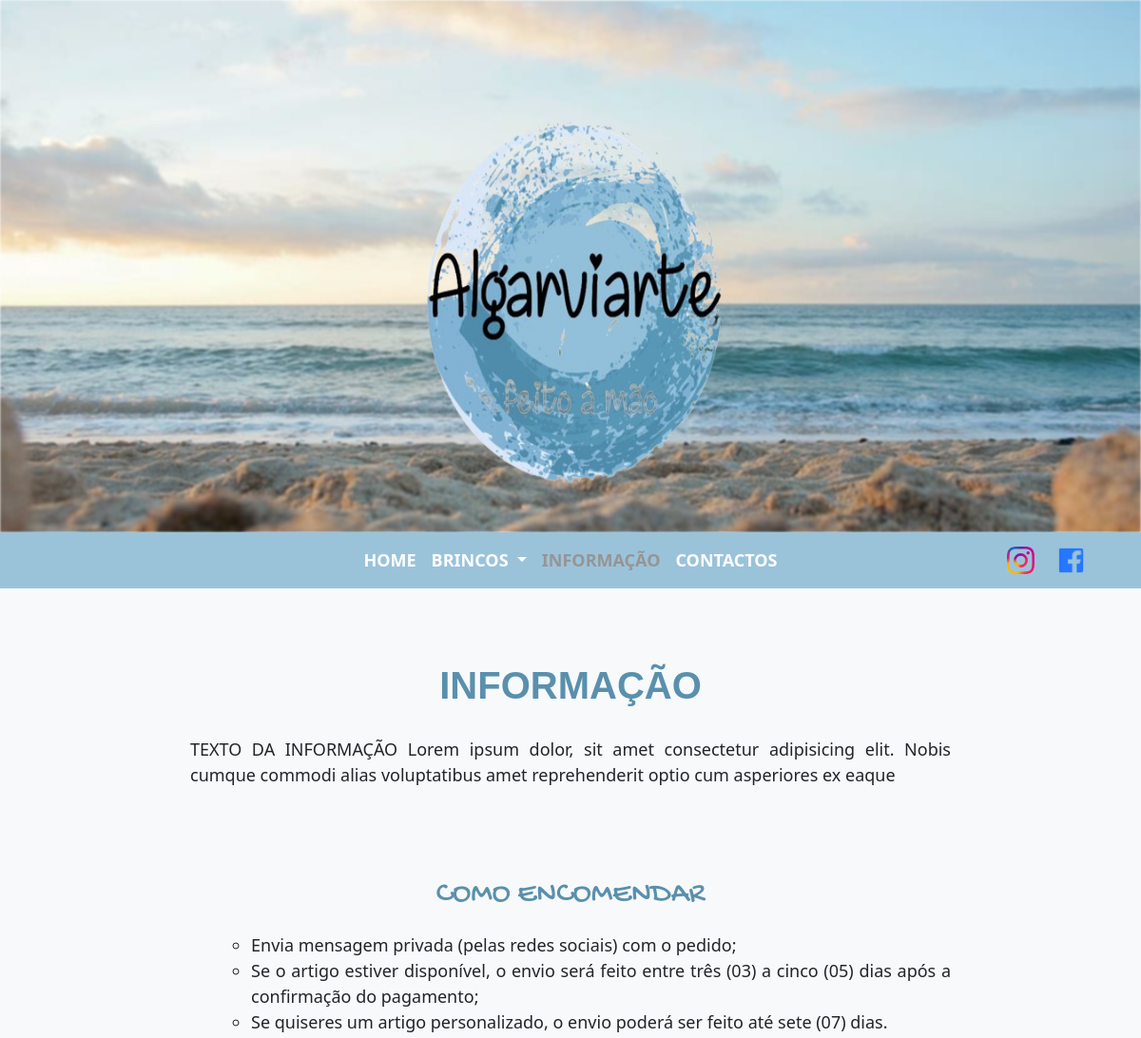
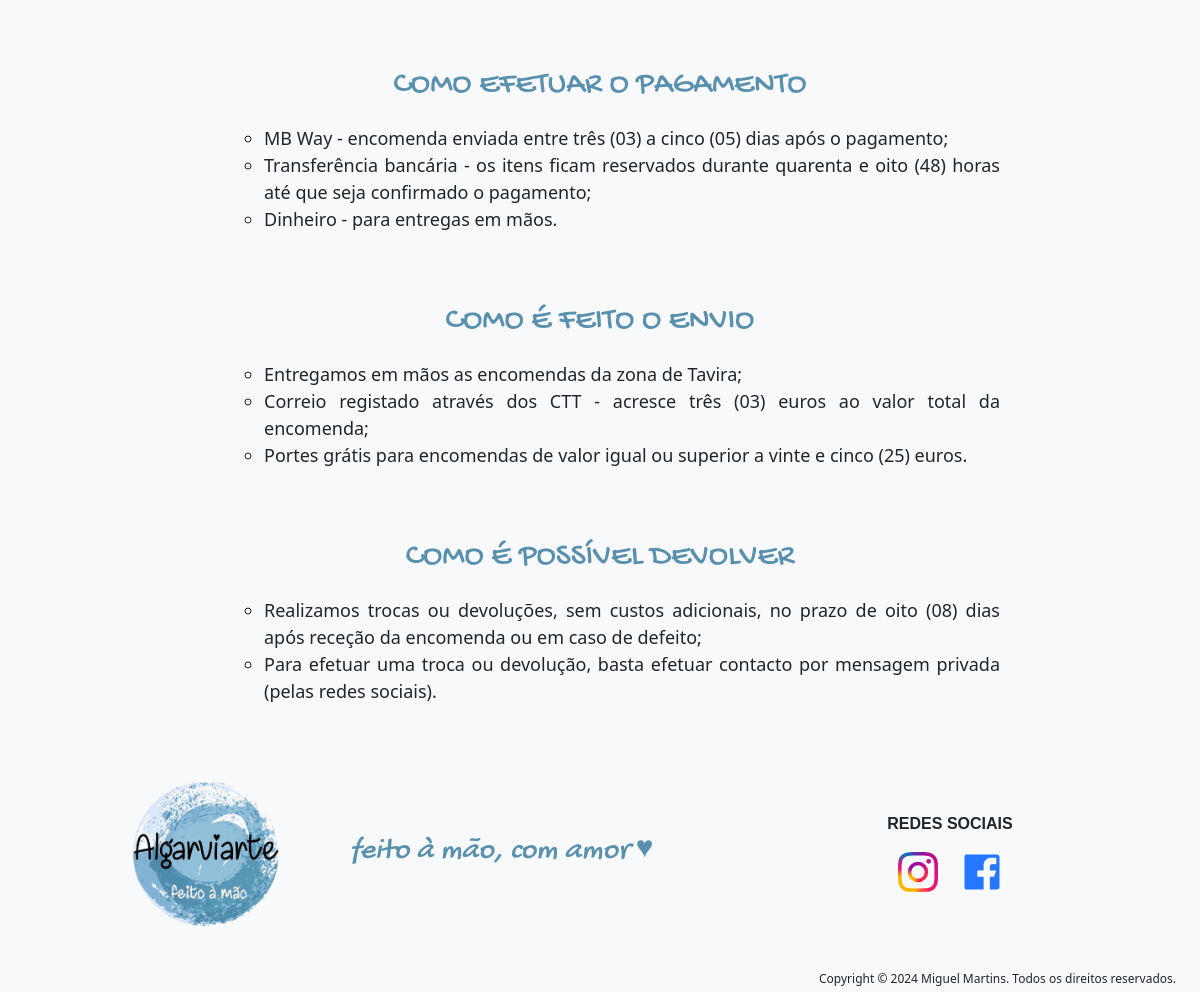
/informacao.php, run on the app's committed database (2 pictures, top to bottom).
### tables this page shows
CREATE TABLE `informacao` (
  `id` int(11) NOT NULL,
  `texto1` longtext NOT NULL,
  `encomendar` varchar(300) NOT NULL,
  `texto_encomendar` longtext NOT NULL,
  `pagamento` varchar(300) NOT NULL,
  `texto_pagamento` longtext NOT NULL,
  `envio` varchar(300) NOT NULL,
  `texto_envio` longtext NOT NULL,
  `devolver` varchar(300) NOT NULL,
  `texto_devolver` longtext NOT NULL
);

### informacao.php (called while the page is built, shortened)
<?php
require("componentes/header.php");
require("mains/informacao_main.php");
require("componentes/footer.php");
?>

### helpers/base_dados.php (called while the page is built, shortened)
<?php
$pdo = New PDO("mysql:host=sql204.infinityfree.com;dbname=if0_37541991_algarviarte;charset=utf8mb4;", "if0_37541991", "zer0algarviarte");
function selectSQLUnico($sql){
    global $pdo;
    $consulta = $pdo->query($sql);
    $resultado = $consulta->fetch(PDO::FETCH_ASSOC);
    return $resultado;
}
?>

### helpers/informacao_helper.php (called while the page is built)
<?php
function getTexto1Info(){
    $resultado = selectSQLUnico("SELECT texto1 FROM informacao WHERE id=1");
    return $resultado["texto1"];
}
function getEncomendar(){
    $resultado = selectSQLUnico("SELECT encomendar FROM informacao WHERE id=1");
    return $resultado["encomendar"];
}
function getTextoEncomendar(){
    $resultado = selectSQLUnico("SELECT texto_encomendar FROM informacao WHERE id=1");
    return $resultado["texto_encomendar"];
}
function getPagamento(){
    $resultado = selectSQLUnico("SELECT pagamento FROM informacao WHERE id=1");
    return $resultado["pagamento"];
}
function getTextoPagamento(){
    $resultado = selectSQLUnico("SELECT texto_pagamento FROM informacao WHERE id=1");
    return $resultado["texto_pagamento"];
}
function getEnvio(){
    $resultado = selectSQLUnico("SELECT envio FROM informacao WHERE id=1");
    return $resultado["envio"];
}
function getTextoEnvio(){
    $resultado = selectSQLUnico("SELECT texto_envio FROM informacao WHERE id=1");
    return $resultado["texto_envio"];
}
function getDevolver(){
    $resultado = selectSQLUnico("SELECT devolver FROM informacao WHERE id=1");
    return $resultado["devolver"];
}
function getTextoDevolver(){
    $resultado = selectSQLUnico("SELECT texto_devolver FROM informacao WHERE id=1");
    return $resultado["texto_devolver"];
}
?>

### mains/informacao_main.php (the view)
<main class="container-fluid px-0 mx-0 bg-light row px-0 mx-0">
    <div class="col-8 px-0 mx-auto">
        <div class="row px-0 mx-0">
            <div class="col-10 mx-auto text-center t1 mt-5 pt-4 hometitle principal">
                informação
            </div>
        </div>
        <div class="row px-0 mx-0 mt-4 mb-4">
            <div class="texto1 px-0 mx-auto text-justify">
                <?= getTexto1Info(); ?>
            </div>
        </div>
    </div>
    <div class="row px-0 mx-0">
        <div class="col-10 px-0 mx-auto text-center t2 mt-5">
            <?= getEncomendar(); ?>
        </div>
        <div class="col-8 px-0 mx-auto text-justify mt-3 texto1">
            <ul>
                <?= getTextoEncomendar(); ?>
            </ul>
        </div>
    </div>
    <div class="row px-0 mx-0">
        <div class="col-10 px-0 mx-auto text-center t2 mt-5">
            <?= getPagamento(); ?>
        </div>
        <div class="col-8 px-0 mx-auto text-justify mt-3 texto1">
            <ul>
                <?= getTextoPagamento(); ?>
            </ul>
        </div>
    </div>
    <div class="row px-0 mx-0">
        <div class="col-10 px-0 mx-auto text-center t2 mt-5">
            <?= getEnvio(); ?>
        </div>
        <div class="col-8 px-0 mx-auto text-justify mt-3 texto1">
            <ul>
                <?= getTextoEnvio(); ?>
            </ul>
        </div>
    </div>
    <div class="row px-0 mx-0">
        <div class="col-10 px-0 mx-auto text-center t2 mt-5">
            <?= getDevolver(); ?>
        </div>
        <div class="col-8 px-0 mx-auto text-justify mt-3 texto1">
            <ul>
                <?= getTextoDevolver() ?>
            </ul>
        </div>
    </div>
</main>

### css/style.css (style rules this page uses)
body { max-width: 1280px; min-width: 360px; }
html { scroll-behavior: smooth; }
.t1 { text-transform: uppercase; }
.t2 { text-transform: uppercase; font-family: "GochiHand"; color: #5990ad; font-size: 32px; }
.texto1 { text-align: justify; font-size: 18px; }
.hometitle { font-family: "Lucida Sans", "Lucida Sans Regular", "Lucida Grande", "Lucida Sans Unicode", Geneva, Verdana, sans-serif; color: #5990ad; font-weight: bolder; font-size: 40px; }

### data on the page
informacao: texto1 "TEXTO DA INFORMAÇÃO Lorem ipsum dolor, sit amet consectetur adipisicing elit. Nobis cumque commodi alias voluptatibus amet reprehenderit optio cum asperiores ex eaque", encomendar "COMO ENCOMENDAR", texto_encomendar "Envia mensagem privada (pelas redes sociais) com o pedido; Se o artigo estiver disponível, o envio será feito entre três (03) a cinco (05) dias após a confirmação do pagamento; Se quiseres um artigo personalizado, o envio poderá ser feito até sete (07) dias.", pagamento "COMO EFETUAR O PAGAMENTO", texto_pagamento "MB Way - encomenda enviada entre três (03) a cinco (05) dias após o pagamento; Transferência bancária - os itens ficam reservados durante quarenta e oito (48) horas até que seja confirmado o pagamento; Dinheiro - para entregas em mãos.", envio "COMO É FEITO O ENVIO", texto_envio "Entregamos em mãos as encomendas da zona de Tavira; Correio registado através dos CTT - acresce três (03) euros ao valor total da encomenda; Portes grátis para encomendas de valor igual ou superior a vinte e cinco (25) euros.", devolver "COMO É POSSÍVEL DEVOLVER", texto_devolver "Realizamos trocas ou devoluções, sem custos adicionais, no prazo de oito (08) dias após receção da encomenda ou em caso de defeito; Para efetuar uma troca ou devolução, basta efetuar contacto por mensagem privada (pelas redes sociais)."
